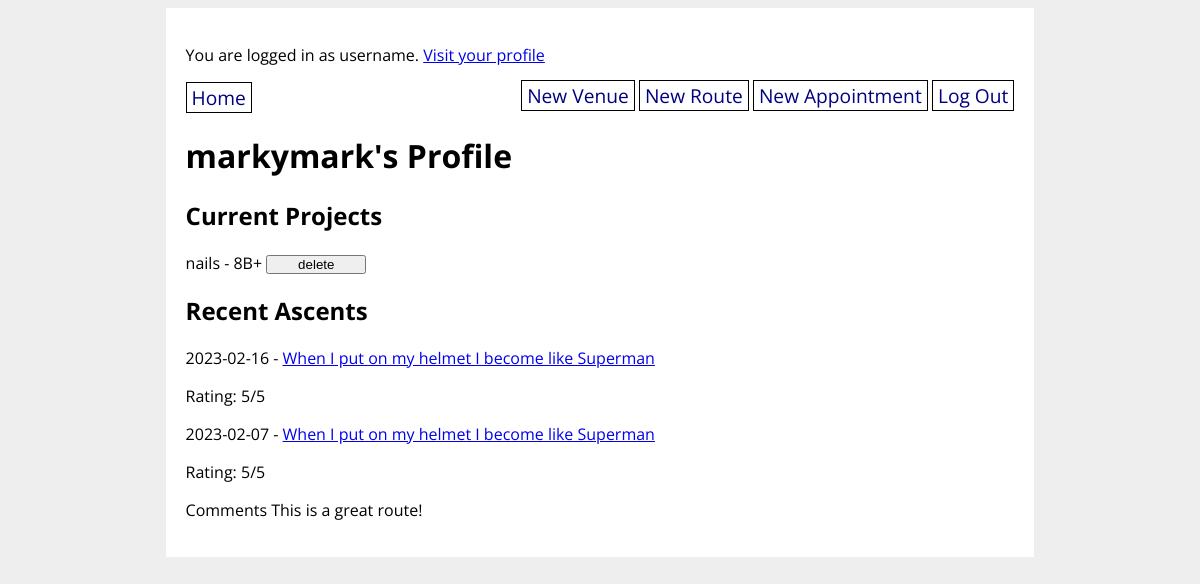
Screenshot of /profile/3 (signed in) with the database file from the repository.
### climbunity_app/models.py (models this page shows, shortened)
class User(UserMixin, db.Model):
    id = db.Column(db.Integer, primary_key=True)
    username = db.Column(db.String(80), nullable=False, unique=True)
    password = db.Column(db.String(200), nullable=False)
    email = db.Column(db.String(200), nullable=False)
    first_name = db.Column(db.String(50), nullable=False)
    last_name = db.Column(db.String(50), nullable=False)
    address = db.Column(db.String(200), nullable=False)
    has_gear = db.Column(db.Boolean, nullable=False)
    user_projects = db.relationship('Route',
        secondary='user_project_lists', back_populates='projecting_users'
    )

class Route(db.Model):
    id = db.Column(db.Integer, primary_key=True)
    venue_id = db.Column(db.Integer, db.ForeignKey('venue.id'), nullable=False)
    setter_id = db.Column(db.Integer, db.ForeignKey('user.id'))
    name = db.Column(db.String(80), nullable=False)
    grade = db.Column(db.String(10), nullable=False)
    photo_url = db.Column(URLType)
    route_set_date = db.Column(db.Date)
    route_takedown_date = db.Column(db.Date)
    projecting_users = db.relationship('User',
        secondary='user_project_lists', back_populates='user_projects'
    )
    ascents_on_route = db.relationship('Ascent',
        secondary='route_ascent_lists', back_populates='routes_ascended')

class Ascent(db.Model):
    id = db.Column(db.Integer, primary_key=True)
    user_id = db.Column(db.Integer, db.ForeignKey('user.id'), nullable=False)
    route_id = db.Column(db.Integer, db.ForeignKey('route.id'), nullable=False)
    send_date = db.Column(db.Date)
    send_type = db.Column(db.Enum(SendType))
    send_rating = db.Column(db.Integer)
    send_comments = db.Column(db.String)
    routes_ascended = db.relationship('Route',
        secondary="route_ascent_lists", back_populates='ascents_on_route'
    )

### climbunity_app/main/routes.py (the view)
@main.route('/profile/<user_id>', methods=['GET', 'POST'])
def user_detail(user_id):
    user = User.query.get(user_id)
    ascents = Ascent.query.filter_by(user_id=user_id).limit(5).all()
    for ascent in ascents:
        print(ascent)
    if current_user.id == user.id:
        return render_template('user_detail.html', ascents=ascents, user=user)
    else:
        user = User.query.get(user_id)
        return render_template('user_detail.html', ascents=ascents, user=user)

### climbunity_app/extensions.py (called while the page is built)
@login_manager.user_loader
def load_user(user_id):
    return User.query.get(user_id)

### climbunity_app/templates/user_detail.html (shortened to what this page needs)
{% extends 'base.html' %}
{% block content %}
<h1> {{ user.username }}'s Profile</h1>
<h2>Current Projects</h2>
{% if user.user_projects %}
    {% for route in user.user_projects%}
        <div>{{ route.name }} - {{ route.grade }}
            <form style="display: inline;" method="POST" action="/remove_from_project_list/{{ route.id }}">
                <input style="margin: 0; padding: 0;" type="submit" value="delete"/>
            </form>
        </div>
    {% endfor %}
{% else %}
<p>No projects are currently being tracked.</p>
{% endif %}
<h2>Recent Ascents</h2>
{% if ascents %}
    <div>
        {% for ascent in ascents %}
            <p>{{ ascent.send_date }} - <a href="/route/{{ ascent.route_id }}" >{{ ascent.routes_ascended[0].name }}</a></p>
            {% if ascent.send_rating %}
                <p>Rating: {{ ascent.send_rating }}/5</p>
            {% endif %}
            {% if ascent.send_comments %}
                <p>Comments {{ ascent.send_comments }}</p>
            {% endif %}
        {% endfor %}
    </div>
{% else %}
    {% if current_user.id == user.id %}
        You haven't logged any ascents yet!
    {% else %}
        {{ user.first_name }} {{ user.last_name }} has not logged any ascents yet!
    {% endif %}
{% endif %}
{% endblock %}

### climbunity_app/templates/base.html (shortened to what this page needs)
<!DOCTYPE html>
<html>
    <head>
        <link rel="stylesheet" href="/static/style.css">
    </head>
    <body>
        <div id="content">
            {% if current_user.is_authenticated %}
                <p>You are logged in as {{ current_user.username }}. <a href="/profile/{{ current_user.id }}">Visit your profile</a></p>
            {% endif %}
            <nav>
                <a href="/">Home</a>
                <div>
                    {% if current_user.is_authenticated %}
                        <a href="/new_venue">New Venue</a>
                        <a href="/new_route">New Route</a>
                        <a href="/new_appointment">New Appointment</a>
                        <a href="/logout">Log Out</a>
                    {% else %}
                        <a href="/signup">Sign Up</a>
                        <a href="/login">Log In</a>
                    {% endif %}
                </div>
            </nav>
            {% block content %}{% endblock %}
        </div>
    </body>
</html>

### climbunity_app/static/style.css (style rules this page uses)
body { display: flex; flex-direction: column; align-items: center; background-color: #eee; font-family: 'Open Sans', sans-serif; }
#content { width: 70%; background-color: white; padding: 20px; }
nav { width: 100%; display: flex; flex-direction: row; justify-content: space-between; }
nav a { color: navy; text-decoration: none; border: 1px solid black; padding: 1px 5px; font-size: 1.2em; }
input[type=submit] { width: 100px; align-self: flex-end; }

### rows the page displays
User: username "username"
User: username "markymark"
Route: name "nails", grade "8B+"
Ascent: send_date "2023-02-16", name "When I put on my helmet I become like Superman", send_rating "5"
Ascent: send_date "2023-02-07", name "When I put on my helmet I become like Superman", send_rating "5", send_comments "This is a great route!"
